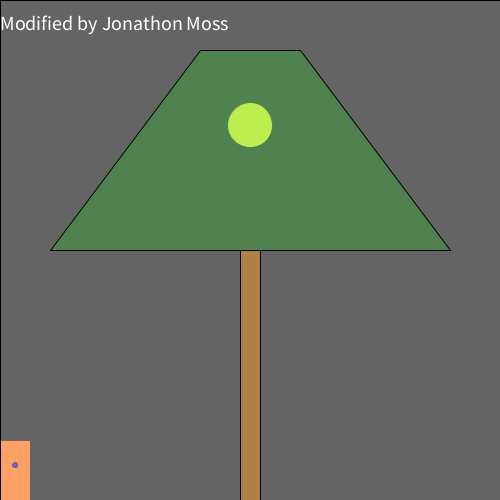
Frame 1 (no input)
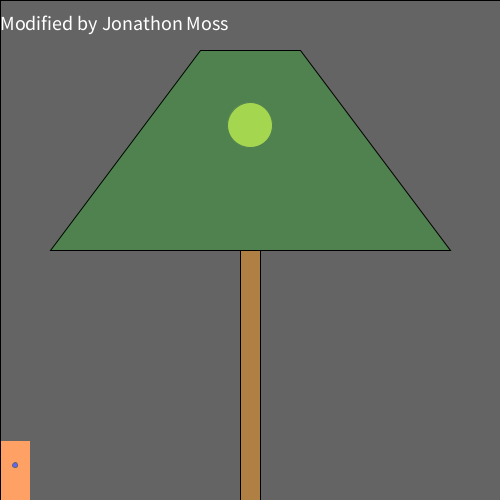
Frame 60 (the mouse pressed at the canvas centre just before this capture)
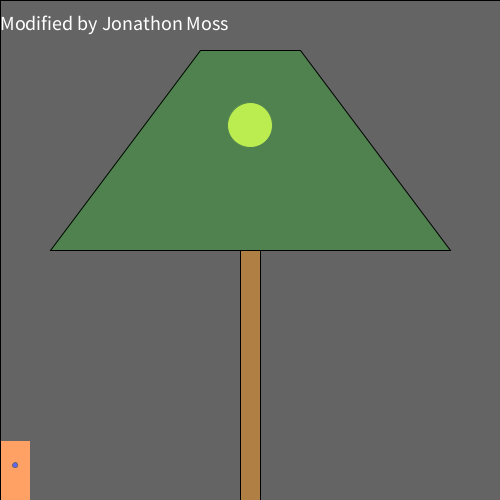
Frame 120 (the mouse held since frame 60 and released just before this capture)

The Processing sketch that drew these frames (run headless with seeded random() and noise(); from frame 60 on, the mouse is pressed at the canvas centre):

// Processing sketch: processing_160198
// ── processing_160198.pde

/*
  Norm Krumpe
  September 22, 2012
  Models a light that is triggered by motion (in this case, motion
  of the mouse).  The light also has a timer.  So, motion turns on the
  light, but a certain amount of time passing with no motion will
  cause the light to turn off again.
*/

// How close you need to get to the
// light sensor in order to turn on
// the light.  Higher values make it
// easier to trigger the light.  Distance
// is measured in pixels.
final int TRIGGER_DISTANCE = 50;

// The location of the sensor:
final int SWITCH_CENTER_X = 15;
final int SWITCH_CENTER_Y = 465;

// seconds until light shuts off automatically when there is no motion
final float SECONDS_UNTIL_AUTO_SHUTOFF = 10; 

// Light will initially be on because of this next value.
// Want the light off initially?  
// Set this to something less than SECONDS_UNTIL_AUTO_SHUTOFF
float timeOfLastTrigger = 0; 
boolean revealTriggerRegion = false;

// Just choose a window size
void setup() {
  size(500, 500);
}

// Each time the mouse moves, check to see
// if it triggered the motion sensor
void mouseMoved() {
  if (motionSensorWasTriggered()) {
    timeOfLastTrigger = millis()/1000.0;
  }
}

// When a key is pressed, toggle the "cheat" that
// reveals the motion sensor's trigger region.
void keyPressed() {
  revealTriggerRegion = !revealTriggerRegion;
}

// Draw the various parts of the scene
void draw() {
  background(0);

  drawLightSwitch();
  drawLamp();  
  drawTriggerRegion();
  textSize(20);
  fill(255);
  text("Modified by Jonathon Moss", 0, 30);
}

// Draws all components of the lamp
void drawLamp() {
  drawLight();
  fill(0, 255, 0, 50);
  quad(200, 50, 300, 50, 450, 250, 50, 250);
  fill(175, 127, 67);
  rect(240, 250, 20, 250);
}

// How the light gets drawn depends on whether
// the lightbulb is lit.
void drawLight() {

  if (secondsSinceLastTrigger() < SECONDS_UNTIL_AUTO_SHUTOFF) {
    // If the light is on:
    int strength = (int)random(156, 256);
    fill(strength, strength, 0);
    ellipse(250, 125, 45, 45);
    fill(255, 100);
    rect(0, 0, width, height);
  }

  else {
    // Light is off:
    fill(10, 10, 0);
    ellipse(250, 125, 45, 45);
  }
}

// Draw the light switch/sensor
void drawLightSwitch() {
  fill(255, 100, 0);
  rect(SWITCH_CENTER_X - 15, SWITCH_CENTER_Y - 25, 30, 60);
  fill(0, 0, 255);
  ellipse(SWITCH_CENTER_X, SWITCH_CENTER_Y, 5, 5);
}

// Return true if the mouse triggered the sensor
boolean motionSensorWasTriggered() {
  return distanceFromLightSwitch() < TRIGGER_DISTANCE;
}

// Compute the distance between the mouse and the sensor
float distanceFromLightSwitch() {  
  return dist(mouseX, mouseY, SWITCH_CENTER_X, SWITCH_CENTER_Y);
}

// Determine how long it has been since the motion sensor
// was last turned on.
float secondsSinceLastTrigger() {
  return millis()/1000.0 - timeOfLastTrigger;
}

// Show a "cheat" region so that you know where the mouse
// needs to go in order to trigger the light sensor
void drawTriggerRegion() {
  if (revealTriggerRegion) {
    fill(255, 25);
    ellipse(SWITCH_CENTER_X, SWITCH_CENTER_Y, 
    TRIGGER_DISTANCE * 2, TRIGGER_DISTANCE * 2);
  }
}
